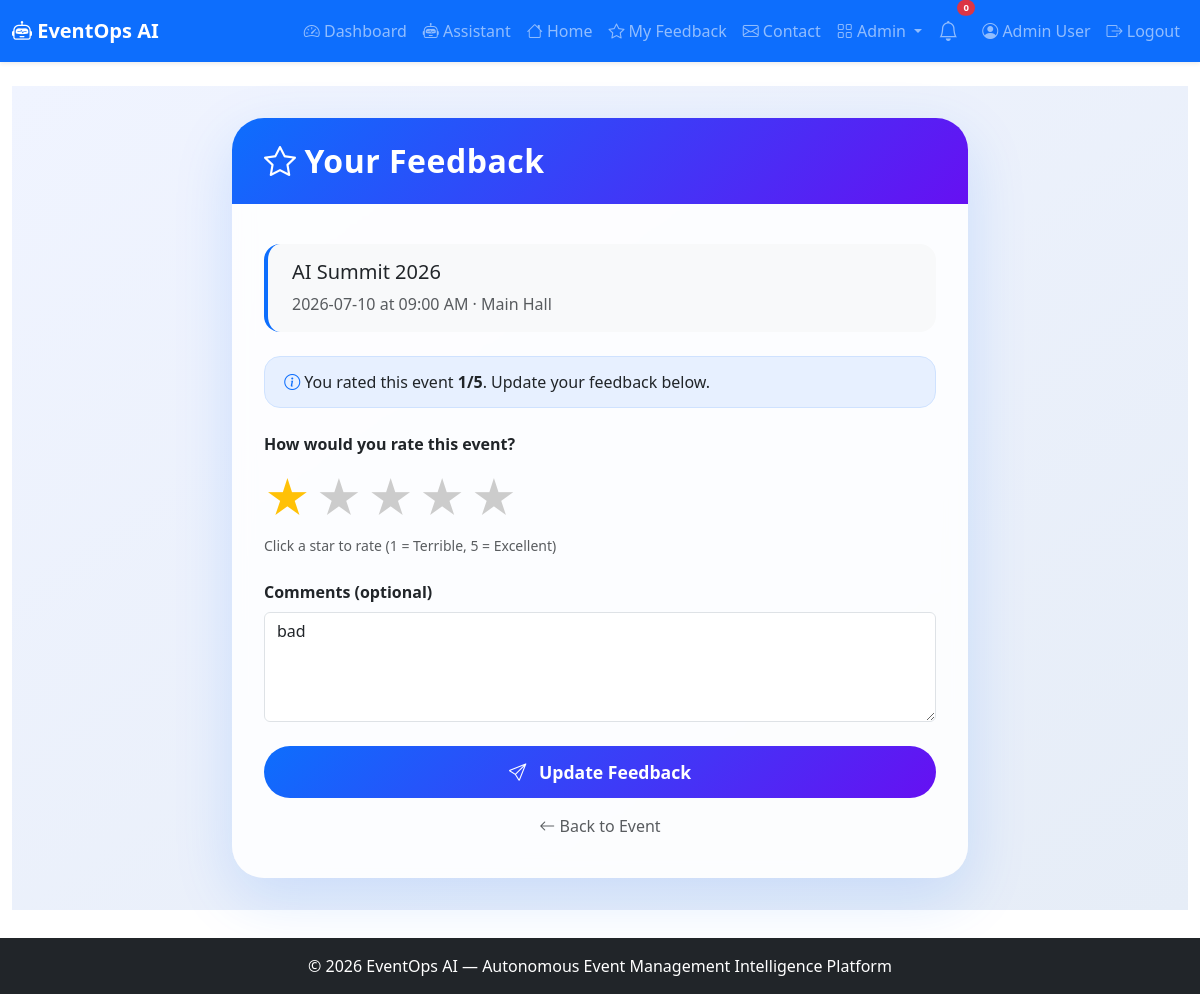
The page /feedback/1 (signed in) on the database its author committed.
### app.py (models this page shows, shortened)
class User(UserMixin, db.Model):
    id = db.Column(db.Integer, primary_key=True)
    name = db.Column(db.String(100), nullable=False)
    email = db.Column(db.String(100), unique=True, nullable=False)
    password_hash = db.Column(db.String(200), nullable=False)
    role = db.Column(db.String(20), default='user')
    created_at = db.Column(db.DateTime, default=lambda: datetime.now(timezone.utc))

class Event(db.Model):
    id = db.Column(db.Integer, primary_key=True)
    title = db.Column(db.String(200), nullable=False)
    description = db.Column(db.Text)
    date = db.Column(db.String(50))
    time = db.Column(db.String(50))
    location = db.Column(db.String(200))
    capacity = db.Column(db.Integer)
    status = db.Column(db.String(20), default='upcoming')
    created_at = db.Column(db.DateTime, default=lambda: datetime.now(timezone.utc))

class Feedback(db.Model):
    __tablename__ = 'feedback'
    __table_args__ = {'extend_existing': True}
    id = db.Column(db.Integer, primary_key=True)
    user_id = db.Column(db.Integer, db.ForeignKey('user.id'), nullable=False)
    event_id = db.Column(db.Integer, db.ForeignKey('event.id'), nullable=False)
    rating = db.Column(db.Integer, nullable=False)
    comment = db.Column(db.Text)
    created_at = db.Column(db.DateTime, default=lambda: datetime.now(timezone.utc))
    user = db.relationship('User', backref='feedbacks')
    event = db.relationship('Event', backref='feedbacks')

### app.py (the view, shortened to what this page needs)
@app.route('/feedback/<int:event_id>', methods=['GET', 'POST'])
@login_required
def feedback(event_id):
    event = Event.query.get_or_404(event_id)
    existing = Feedback.query.filter_by(user_id=current_user.id, event_id=event_id).first()
    return render_template('feedback.html', event=event, existing=existing)

### app.py (called while the page is built)
@login_manager.user_loader
def load_user(user_id):
    return User.query.get(int(user_id))

### templates/feedback.html (shortened to what this page needs)
{% extends "base.html" %}
{% block content %}
<div class="feedback-wrapper">
    <div class="container">
        <div class="row justify-content-center">
            <div class="col-lg-8 col-md-10">
                <div class="card feedback-card">
                    <div class="card-header">
                        <h2 class="mb-0"><i class="bi bi-star me-2"></i>Your Feedback</h2>
                    </div>
                    <div class="card-body">
                        <div class="event-info">
                            <h5>{{ event.title }}</h5>
                            <p class="text-muted mb-0">{{ event.date }} at {{ event.time }} · {{ event.location }}</p>
                        </div>
                        {% if existing %}
                            <div class="existing-badge">
                                <i class="bi bi-info-circle text-primary"></i> You rated this event <strong>{{ existing.rating }}/5</strong>.
                                Update your feedback below.
                            </div>
                        {% endif %}
                        <form method="POST">
                            <div class="mb-4">
                                <label class="form-label fw-bold">How would you rate this event?</label>
                                <div class="rating-stars">
                                    <label for="star5" title="Excellent">★</label>
                                    <label for="star4" title="Good">★</label>
                                    <label for="star3" title="Average">★</label>
                                    <label for="star2" title="Poor">★</label>
                                    <label for="star1" title="Terrible">★</label>
                                </div>
                                <div class="form-text">Click a star to rate (1 = Terrible, 5 = Excellent)</div>
                            </div>
                            <div class="mb-4">
                                <label for="comment" class="form-label fw-bold">Comments (optional)</label>
                                <textarea class="form-control" id="comment" name="comment" rows="4" placeholder="Share your experience…">{{ existing.comment if existing else '' }}</textarea>
                            </div>
                            <button type="submit" class="btn btn-submit">
                                <i class="bi bi-send"></i> {% if existing %}Update{% else %}Submit{% endif %} Feedback
                            </button>
                        </form>
                        <div class="mt-3 text-center">
                            <a href="{{ url_for('event_detail', event_id=event.id) }}" class="text-decoration-none text-muted">
                                <i class="bi bi-arrow-left"></i> Back to Event
                            </a>
                        </div>
                    </div>
                </div>
            </div>
        </div>
    </div>
</div>
{% endblock %}

### templates/base.html (shortened to what this page needs)
<!DOCTYPE html>
<html lang="en">
<head>
    <link href="https://cdn.jsdelivr.net/npm/bootstrap@5.3.0/dist/css/bootstrap.min.css" rel="stylesheet">
    <link rel="stylesheet" href="https://cdn.jsdelivr.net/npm/bootstrap-icons@1.11.0/font/bootstrap-icons.css">
    <link rel="stylesheet" href="{{ url_for('static', filename='css/style.css') }}">
</head>
<body>
    <nav class="navbar navbar-expand-lg navbar-dark bg-primary shadow-sm">
        <div class="container-fluid">
            <a class="navbar-brand fw-bold" href="{{ url_for('index') }}">
                <i class="bi bi-robot"></i> EventOps AI
            </a>
            <div class="collapse navbar-collapse" id="navbarNav">
                <ul class="navbar-nav ms-auto align-items-lg-center">
                    {% if current_user.is_authenticated %}
                        <li class="nav-item">
                            <a class="nav-link" href="{{ url_for('dashboard') }}">
                                <i class="bi bi-speedometer2"></i> Dashboard
                            </a>
                        </li>
                        <li class="nav-item">
                            <a class="nav-link" href="{{ url_for('assistant_page') }}">
                                <i class="bi bi-robot"></i> Assistant
                            </a>
                        </li>
                        <li class="nav-item">
                            <a class="nav-link" href="{{ url_for('index') }}">
                                <i class="bi bi-house"></i> Home
                            </a>
                        </li>
                    <li class="nav-item">
                         <a class="nav-link" href="{{ url_for('feedback_list') }}">
                            <i class="bi bi-star"></i> My Feedback
                         </a>
                    </li>
                        <li class="nav-item">
                            <a class="nav-link" href="{{ url_for('contact') }}">
                                <i class="bi bi-envelope"></i> Contact
                            </a>
                        </li>
                        {% if current_user.role == 'admin' %}
                        <li class="nav-item dropdown">
                            <a class="nav-link dropdown-toggle" href="#" role="button" data-bs-toggle="dropdown">
                                <i class="bi bi-grid"></i> Admin
                            </a>
                        </li>
                        {% endif %}
                        <li class="nav-item position-relative me-2">
                            <a class="nav-link" href="#" title="Notifications" data-bs-toggle="dropdown">
                                <i class="bi bi-bell fs-5"></i>
                                <span class="position-absolute top-0 start-100 translate-middle badge rounded-pill bg-danger" style="font-size:0.6rem;">
                                    0
                                </span>
                            </a>
                        </li>
                        <li class="nav-item">
                            <a class="nav-link" href="{{ url_for('profile') }}">
                                <i class="bi bi-person-circle"></i> {{ current_user.name }}
                            </a>
                        </li>
                        <li class="nav-item">
                            <a class="nav-link" href="{{ url_for('logout') }}">
                                <i class="bi bi-box-arrow-right"></i> Logout
                            </a>
                        </li>
                    {% endif %}
                </ul>
            </div>
        </div>
    </nav>
    <main class="container-fluid py-4">
        {% block content %}{% endblock %}
    </main>
    <footer class="footer bg-dark text-white py-3 mt-4">
        <div class="container text-center">
            <span>© 2026 EventOps AI — Autonomous Event Management Intelligence Platform</span>
        </div>
    </footer>
</body>
</html>

### static/css/style.css (style rules this page uses)
body { padding-bottom: 60px; }
.footer { position: fixed; bottom: 0; width: 100%; }

### templates/feedback.html (style rules this page uses)
.feedback-wrapper { min-height: 80vh; background: linear-gradient(145deg, #f0f4ff 0%, #e6edf7 100%); padding: 2rem 0; }
.feedback-card { border: none; border-radius: 2rem; background: rgba(255, 255, 255, 0.85); backdrop-filter: blur(10px); box-shadow: 0 20px 60px rgba(13, 110, 253, 0.15); overflow: hidden; }
.feedback-card .card-header { background: linear-gradient(135deg, #0d6efd, #6610f2); color: white; padding: 1.5rem 2rem; border: none; }
.feedback-card .card-header h2 { font-weight: 700; letter-spacing: 0.5px; }
.feedback-card .card-body { padding: 2.5rem 2rem; }
.event-info { background: #f8f9fa; border-radius: 1rem; padding: 1rem 1.5rem; margin-bottom: 1.5rem; border-left: 4px solid #0d6efd; }
.rating-stars { display: flex; flex-direction: row-reverse; justify-content: flex-end; gap: 0.3rem; }
.rating-stars label { font-size: 2.8rem; color: #ccc; cursor: pointer; transition: color 0.2s; }
.rating-stars input:checked ~ label, .rating-stars label:hover, .rating-stars label:hover ~ label { color: #ffc107; }
.btn-submit { padding: 0.8rem 2rem; border-radius: 50px; font-weight: 600; background: linear-gradient(135deg, #0d6efd, #6610f2); border: none; color: white; transition: all 0.3s ease; width: 100%; font-size: 1.1rem; }
.btn-submit i { margin-right: 0.5rem; }
.existing-badge { background: #e7f0ff; border-radius: 1rem; padding: 0.8rem 1.2rem; margin-bottom: 1.5rem; border: 1px solid #cfe2ff; }

### rows shown on the page
User: name "Admin User"
Event: title "AI Summit 2026", date "2026-07-10", time "09:00 AM", location "Main Hall"
Feedback: rating "1", comment "bad"
